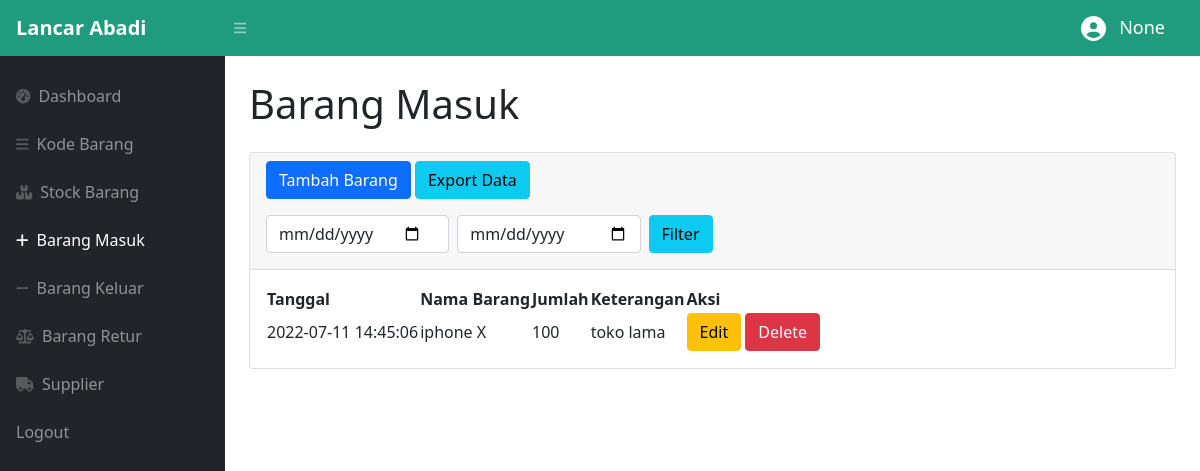
/admin/masuk.php (signed in), run on an earlier commit of the app's database.
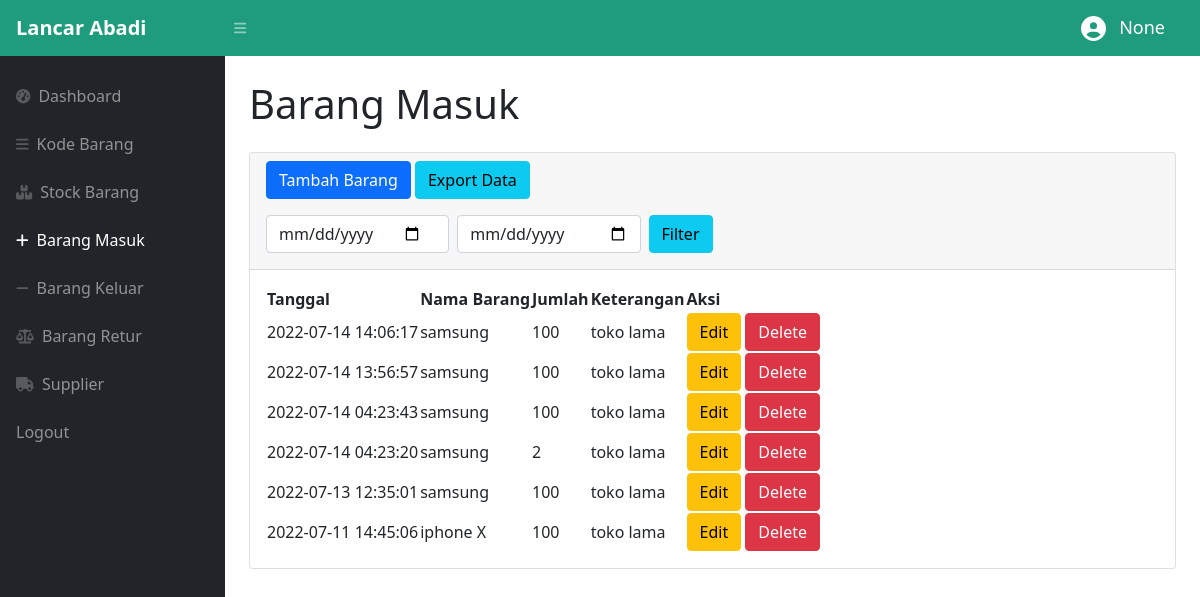
And on a later commit of the database.
### tables this page shows
CREATE TABLE `masuk` (
  `idmasuk` int(11) NOT NULL,
  `idbarang` int(11) NOT NULL,
  `tanggal` timestamp NOT NULL DEFAULT CURRENT_TIMESTAMP,
  `keterangan` varchar(25) NOT NULL,
  `qty` int(11) NOT NULL
);

CREATE TABLE `stock` (
  `idbarang` int(11) NOT NULL,
  `namabarang` varchar(25) NOT NULL,
  `deskripsi` varchar(50) NOT NULL,
  `stock` int(11) NOT NULL,
  `image` varchar(99) DEFAULT NULL
);

### admin/masuk.php (the view, shortened to what this page needs)
<?php
require '../function.php';
?>
<!DOCTYPE html>
<html lang="en">
<head>
    <link href="https://cdn.jsdelivr.net/npm/simple-datatables@latest/dist/style.css" rel="stylesheet" />
    <link href="../css/styles.css" rel="stylesheet" />
</head>
<body class="sb-nav-fixed">
    <nav class="sb-topnav navbar navbar-expand navbar-dark" style="background-color:#1f9c7d;">
        <a class="navbar-brand ps-3" style="font-weight:bold ;" href="dashboard.php">Lancar Abadi</a>
        <button class="btn btn-link btn-sm order-1 order-lg-0 me-4 me-lg-0" id="sidebarToggle" href="#!"><i class="fas fa-bars"></i></button>
        <div class="collapse navbar-collapse justify-content-end">
            <i class="fa-solid fa-circle-user m-2" style="color:white ; height:25px"></i>
            <h6 style="margin: 5px 35px 5px 5px; font-size:18px; color:white">
                <?php
                echo $_SESSION['username'];
                ?>
            </h6>
        </div>
    </nav>
    <div id="layoutSidenav">
        <div id="layoutSidenav_nav">
            <nav class="sb-sidenav accordion sb-sidenav-dark mt-3" id="sidenavAccordion">
                <div class="sb-sidenav-menu">
                    <div class="nav">
                        <a class="nav-link" href="dashboard.php">
                            <div class="sb-nav-link-icon"><i class="fas fa-tachometer-alt"></i></div>
                            Dashboard
                        </a>
                        <a class="nav-link" href="kodeBarang.php">
                            <div class="sb-nav-link-icon"><i class="fas fa-bars"></i></div>
                            Kode Barang
                        </a>
                        <a class="nav-link" href="stockBarang.php">
                            <div class="sb-nav-link-icon"><i class="fas fa-boxes-stacked"></i></div>
                            Stock Barang
                        </a>
                        <a class="nav-link active" href="masuk.php">
                            <div class="sb-nav-link-icon"><i class="fas fa-plus"></i></div>
                            Barang Masuk
                        </a>
                        <a class="nav-link" href="keluar.php">
                            <div class="sb-nav-link-icon"><i class="fas fa-minus"></i></div>
                            Barang Keluar
                        </a>
                        <a class="nav-link" href="retur.php">
                            <div class="sb-nav-link-icon"><i class="fas fa-balance-scale"></i></div>
                            Barang Retur
                        </a>
                        <a class="nav-link" href="supplier.php">
                            <div class="sb-nav-link-icon"><i class="fas fa-truck"></i></div>
                            Supplier
                        </a>
                        <a class="nav-link" href="../logout.php">
                            Logout
                        </a>
                    </div>
                </div>
            </nav>
        </div>
        <div id="layoutSidenav_content">
            <main>
                <div class="container-fluid px-4">
                    <h1 class="mt-4 mb-4">Barang Masuk</h1>
                    <div class="card mb-4">
                        <div class="card-header">
                            <button type="button" class="btn btn-primary" data-bs-toggle="modal" data-bs-target="#myModal">
                                Tambah Barang
                            </button>
                            <a href="exportMasuk.php" class="btn btn-info">Export Data</a>
                            <br>
                            <form method="post" class="d-flex w-50 mt-3 mb-2">
                                <input type="date" name="tgl_mulai" class="d-flex form-control">
                                <input type="date" name="tgl_selesai" class="d-felx form-control mx-2">
                                <button type="submit" name="filter_tgl" class="btn btn-info"> Filter </button>
                            </form>
                        </div>
                        <div class="card-body">
                            <table id="datatablesSimple">
                                <thead>
                                    <tr>
                                        <th>Tanggal</th>
                                        <th>Nama Barang</th>
                                        <th>Jumlah</th>
                                        <th>Keterangan</th>
                                        <th>Aksi</th>
                                    </tr>
                                </thead>
                                <tbody>
                                    <?php
                                    if (isset($_POST['filter_tgl'])) {
                                        $mulai = $_POST['tgl_mulai'];
                                        $selesai = $_POST['tgl_selesai'];
                                        if ($mulai != null || $selesai != null) {
                                            $ambilsemuadatastock = mysqli_query($conn, "select * from masuk m, stock s where s.idbarang = m.idbarang and tanggal BETWEEN '$mulai' and DATE_ADD('$selesai',INTERVAL 1 DAY) order by idmasuk DESC");
                                        } else {
                                            $ambilsemuadatastock = mysqli_query($conn, "select * from masuk m, stock s where s.idbarang = m.idbarang order by idmasuk DESC");
                                        }
                                    } else {
                                        $ambilsemuadatastock = mysqli_query($conn, "select * from masuk m, stock s where s.idbarang = m.idbarang order by idmasuk DESC");
                                    }
                                    while ($data = mysqli_fetch_assoc($ambilsemuadatastock)) {
                                        $idm = $data['idmasuk'];
                                        $tanggal = $data['tanggal'];
                                        $namabarang = $data['namabarang'];
                                        $qty = $data['qty'];
                                        $keterangan = $data['keterangan'];
                                    ?>
                                        <tr>
                                            <td><?= $tanggal ?></td>
                                            <td><?= $namabarang; ?></td>
                                            <td><?= $qty; ?></td>
                                            <td><?= $keterangan; ?></td>
                                            <td>
                                                <button type="button" class="btn btn-warning" data-bs-toggle="modal" data-bs-target="#edit<?= $idm; ?>">
                                                    Edit
                                                </button>
                                                <button type="button" class="btn btn-danger" data-bs-toggle="modal" data-bs-target="#delete<?= $idm; ?>">
                                                    Delete
                                                </button>
                                            </td>
                                        </tr>
                                    <?php
                                    };
                                    ?>
                                </tbody>
                            </table>
                        </div>
                    </div>
                </div>
            </main>
        </div>
    </div>
</body>
</html>

What changed in the data, as far as the page shows it:
added masuk: tanggal "2022-07-14 14:06:17", idbarang.namabarang "samsung", qty "100", keterangan "toko lama"
added masuk: tanggal "2022-07-14 13:56:57", idbarang.namabarang "samsung", qty "100", keterangan "toko lama"
added masuk: tanggal "2022-07-14 04:23:43", idbarang.namabarang "samsung", qty "100", keterangan "toko lama"
added masuk: tanggal "2022-07-14 04:23:20", idbarang.namabarang "samsung", qty "2", keterangan "toko lama"
added masuk: tanggal "2022-07-13 12:35:01", idbarang.namabarang "samsung", qty "100", keterangan "toko lama"
